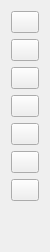
     <widget class="QWidget" name="leftNavigation" native="true">
      <property name="sizePolicy">
       <sizepolicy hsizetype="Minimum" vsizetype="Expanding">
        <horstretch>0</horstretch>
        <verstretch>0</verstretch>
       </sizepolicy>
      </property>
      <property name="minimumSize">
       <size>
        <width>50</width>
        <height>0</height>
       </size>
      </property>
      <property name="maximumSize">
       <size>
        <width>50</width>
        <height>16777215</height>
       </size>
      </property>
      <layout class="QVBoxLayout" name="verticalLayout_5">
       <item>
        <layout class="QVBoxLayout" name="leftNavigationVerticalLayout">
         <item>
          <widget class="QPushButton" name="homeBtn">
           <property name="toolTip">
            <string>&lt;html&gt;&lt;head/&gt;&lt;body&gt;&lt;p&gt;Home&lt;/p&gt;&lt;/body&gt;&lt;/html&gt;</string>
           </property>
           <property name="text">
            <string/>
           </property>
           <property name="icon">
            <iconset resource="resources.qrc">
             <normaloff>:/icons/img/homebig.png</normaloff>:/icons/img/homebig.png</iconset>
           </property>
          </widget>
         </item>
         <item>
          <widget class="QPushButton" name="statistik">
           <property name="toolTip">
            <string>&lt;html&gt;&lt;head/&gt;&lt;body&gt;&lt;p&gt;Statistik&lt;/p&gt;&lt;/body&gt;&lt;/html&gt;</string>
           </property>
           <property name="text">
            <string/>
           </property>
           <property name="icon">
            <iconset resource="resources.qrc">
             <normaloff>:/icons/img/graph-up.svg</normaloff>:/icons/img/graph-up.svg</iconset>
           </property>
          </widget>
         </item>
         <item>
          <widget class="QPushButton" name="importBtn">
           <property name="toolTip">
            <string>&lt;html&gt;&lt;head/&gt;&lt;body&gt;&lt;p&gt;Import&lt;/p&gt;&lt;/body&gt;&lt;/html&gt;</string>
           </property>
           <property name="text">
            <string/>
           </property>
           <property name="icon">
            <iconset resource="resources.qrc">
             <normaloff>:/icons/img/import-1.svg</normaloff>:/icons/img/import-1.svg</iconset>
           </property>
          </widget>
         </item>
         <item>
          <widget class="QPushButton" name="qrGenBtn">
           <property name="toolTip">
            <string>&lt;html&gt;&lt;head/&gt;&lt;body&gt;&lt;p&gt;Generate QR Codes&lt;/p&gt;&lt;/body&gt;&lt;/html&gt;</string>
           </property>
           <property name="text">
            <string/>
           </property>
           <property name="icon">
            <iconset resource="resources.qrc">
             <normaloff>:/icons/img/qr-code-scanner.svg</normaloff>:/icons/img/qr-code-scanner.svg</iconset>
           </property>
           <property name="flat">
            <bool>false</bool>
           </property>
          </widget>
         </item>
         <item>
          <widget class="QPushButton" name="cliBtn">
           <property name="toolTip">
            <string>&lt;html&gt;&lt;head/&gt;&lt;body&gt;&lt;p&gt;Command Line Interface&lt;/p&gt;&lt;/body&gt;&lt;/html&gt;</string>
           </property>
           <property name="text">
            <string/>
           </property>
           <property name="icon">
            <iconset resource="resources.qrc">
             <normaloff>:/icons/img/command-line.svg</normaloff>:/icons/img/command-line.svg</iconset>
           </property>
          </widget>
         </item>
         <item>
          <widget class="QPushButton" name="settingsBtn">
           <property name="toolTip">
            <string>&lt;html&gt;&lt;head/&gt;&lt;body&gt;&lt;p&gt;Settings&lt;/p&gt;&lt;/body&gt;&lt;/html&gt;</string>
           </property>
           <property name="text">
            <string/>
           </property>
           <property name="icon">
            <iconset resource="resources.qrc">
             <normaloff>:/icons/img/settings.svg</normaloff>:/icons/img/settings.svg</iconset>
           </property>
          </widget>
         </item>
         <item>
          <widget class="QPushButton" name="experimentPreparationBtn">
           <property name="text">
            <string/>
           </property>
           <property name="icon">
            <iconset resource="resources.qrc">
             <normaloff>:/icons/img/dna.svg</normaloff>:/icons/img/dna.svg</iconset>
           </property>
          </widget>
         </item>
         <item>
          <spacer name="verticalSpacer_3">
           <property name="orientation">
            <enum>Qt::Vertical</enum>
           </property>
           <property name="sizeHint" stdset="0">
            <size>
             <width>20</width>
             <height>40</height>
            </size>
           </property>
          </spacer>
         </item>
        </layout>
       </item>
      </layout>
     </widget>
